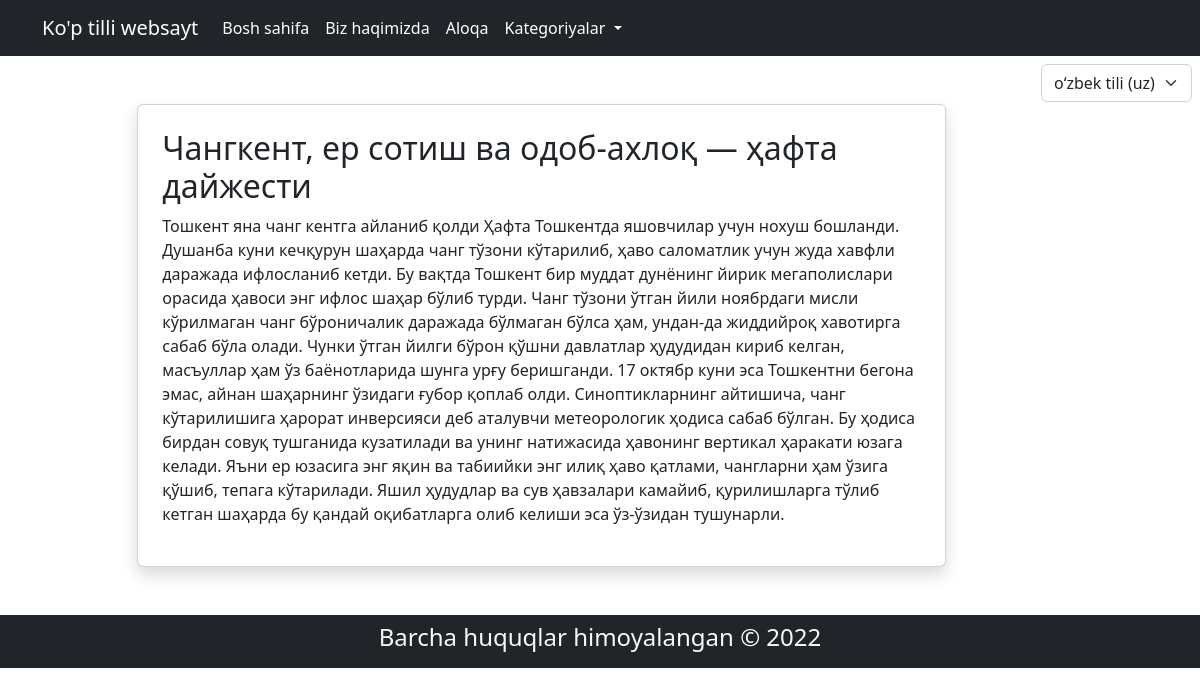
/article_detail/changkent-land-sale-and-manners-weekly-digest/, run on the app's committed database.
### news/models.py (models this page shows, shortened)
class Article(models.Model):
    title=models.CharField(verbose_name=_('title'),max_length=255)
    slug=models.SlugField(verbose_name=_('slug'),unique=True)
    text=models.TextField(verbose_name=_('text'))
    created_at=models.DateTimeField(auto_now_add=True)

### news/views.py (the view)
# urls.py: path('article_detail/<slug:slug>/',article_detail,name='article_detail-page'),
def article_detail(request,slug):
    article=Article.objects.get(slug=slug)
    context={
        'article':article
    }
    return render(request,'article_detail.html',context)

### templates/article_detail.html
{% extends 'base.html' %}
{% block mycontent %}
<div class="container my-5">
    <div class="row">
        <div class="col-12 col-md-10 offset-md-1">
            <div class="card shadow p-4">
                <h2>{{article.title}}</h2>
                <p>{{article.text}}</p>
            </div>
        </div>
    </div>
</div>
{% endblock %}

### data on the page
Article: title "Чангкент, ер сотиш ва одоб-ахлоқ — ҳафта дайжести", text "Тошкент яна чанг кентга айланиб қолди Ҳафта Тошкентда яшовчилар учун нохуш бошланди. Душанба куни кечқурун шаҳарда чанг тўзони кўтарилиб, ҳаво саломатлик учун жуда хавфли даражада ифлосланиб кетди. Бу вақтда Тошкент бир муддат дунёнинг йирик мегаполислари орасида ҳавоси энг ифлос шаҳар бўлиб турди. Чанг тўзони ўтган йили ноябрдаги мисли кўрилмаган чанг бўроничалик даражада бўлмаган бўлса ҳам, ундан-да жиддийроқ хавотирга сабаб бўла олади. Чунки ўтган йилги бўрон қўшни давлатлар ҳудудидан кириб келган, масъуллар ҳам ўз баёнотларида шунга урғу беришганди. 17 октябр куни эса Тошкентни бегона эмас, айнан шаҳарнинг ўзидаги ғубор қоплаб олди. Синоптикларнинг айтишича, чанг кўтарилишига ҳарорат…"

### other printed values
form field language "oʻzbek tili (uz)"
